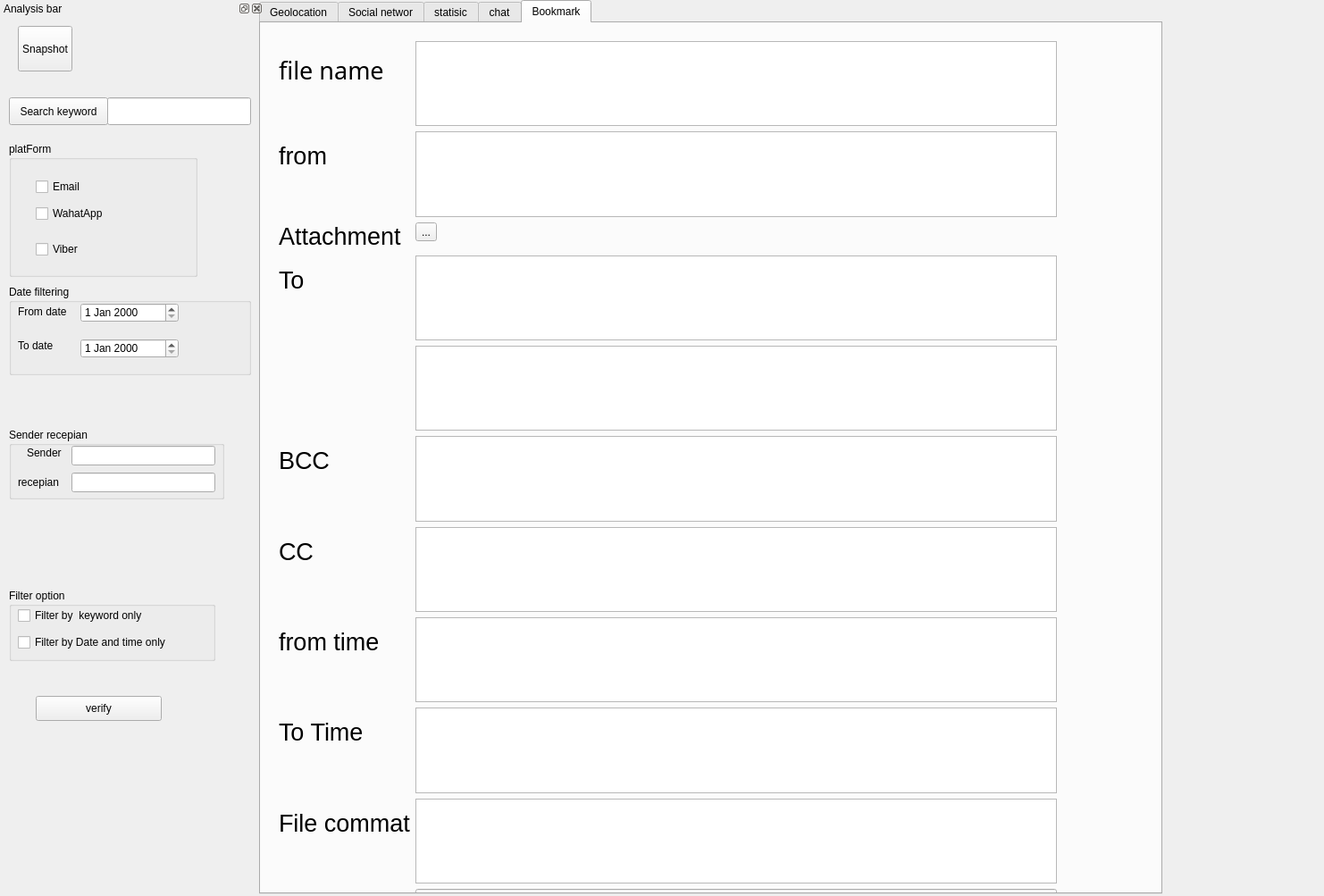
<?xml version="1.0" encoding="UTF-8"?>
<ui version="4.0">
 <class>DialogAnalysis</class>
 <widget class="QDialog" name="DialogAnalysis">
  <property name="geometry">
   <rect>
    <x>0</x>
    <y>0</y>
    <width>1482</width>
    <height>1003</height>
   </rect>
  </property>
  <property name="windowTitle">
   <string>Dialog</string>
  </property>
  <widget class="QTabWidget" name="tabWidgetBookMark">
   <property name="geometry">
    <rect>
     <x>290</x>
     <y>0</y>
     <width>1011</width>
     <height>1001</height>
    </rect>
   </property>
   <property name="currentIndex">
    <number>4</number>
   </property>
   <widget class="QWidget" name="geoloctab">
    <attribute name="title">
     <string>Geolocation</string>
    </attribute>
   </widget>
   <widget class="QWidget" name="SocialNetworktab">
    <attribute name="title">
     <string>Social networ</string>
    </attribute>
    <widget class="QLabel" name="lbl_Visualization">
     <property name="geometry">
      <rect>
       <x>14</x>
       <y>20</y>
       <width>971</width>
       <height>711</height>
      </rect>
     </property>
     <property name="text">
      <string/>
     </property>
     <property name="pixmap">
      <pixmap>filename4.png</pixmap>
     </property>
     <property name="scaledContents">
      <bool>true</bool>
     </property>
    </widget>
    <widget class="QGroupBox" name="groupBox_7">
     <property name="geometry">
      <rect>
       <x>30</x>
       <y>780</y>
       <width>751</width>
       <height>80</height>
      </rect>
     </property>
     <property name="title">
      <string>Virtualization  Social Network</string>
     </property>
     <widget class="QPushButton" name="btn_Circular_Layout">
      <property name="geometry">
       <rect>
        <x>30</x>
        <y>30</y>
        <width>93</width>
        <height>28</height>
       </rect>
      </property>
      <property name="text">
       <string>Circular layout</string>
      </property>
     </widget>
     <widget class="QPushButton" name="btn_Planer_Layout">
      <property name="geometry">
       <rect>
        <x>130</x>
        <y>30</y>
        <width>93</width>
        <height>28</height>
       </rect>
      </property>
      <property name="text">
       <string>Planer layout</string>
      </property>
     </widget>
     <widget class="QPushButton" name="btn_Random_Layout">
      <property name="geometry">
       <rect>
        <x>230</x>
        <y>30</y>
        <width>93</width>
        <height>28</height>
       </rect>
      </property>
      <property name="text">
       <string>Random layout</string>
      </property>
     </widget>
     <widget class="QPushButton" name="btn_Special_Layout">
      <property name="geometry">
       <rect>
        <x>340</x>
        <y>30</y>
        <width>93</width>
        <height>28</height>
       </rect>
      </property>
      <property name="text">
       <string>Spectral layout</string>
      </property>
     </widget>
    </widget>
   </widget>
   <widget class="QWidget" name="statisictap">
    <attribute name="title">
     <string>statisic</string>
    </attribute>
    <widget class="QGroupBox" name="groupBox_4">
     <property name="geometry">
      <rect>
       <x>0</x>
       <y>790</y>
       <width>791</width>
       <height>80</height>
      </rect>
     </property>
     <property name="title">
      <string>options</string>
     </property>
     <widget class="QPushButton" name="btnPieChart">
      <property name="geometry">
       <rect>
        <x>70</x>
        <y>20</y>
        <width>93</width>
        <height>28</height>
       </rect>
      </property>
      <property name="text">
       <string>Pie chart</string>
      </property>
     </widget>
     <widget class="QPushButton" name="btnBarChart">
      <property name="geometry">
       <rect>
        <x>210</x>
        <y>20</y>
        <width>93</width>
        <height>28</height>
       </rect>
      </property>
      <property name="text">
       <string>Bar chart</string>
      </property>
     </widget>
     <widget class="QCheckBox" name="checkBox_places">
      <property name="geometry">
       <rect>
        <x>410</x>
        <y>20</y>
        <width>81</width>
        <height>20</height>
       </rect>
      </property>
      <property name="text">
       <string>Places</string>
      </property>
     </widget>
     <widget class="QCheckBox" name="checkBox_5">
      <property name="geometry">
       <rect>
        <x>530</x>
        <y>20</y>
        <width>81</width>
        <height>20</height>
       </rect>
      </property>
      <property name="text">
       <string>People</string>
      </property>
     </widget>
     <widget class="QCheckBox" name="checkBox_6">
      <property name="geometry">
       <rect>
        <x>670</x>
        <y>20</y>
        <width>81</width>
        <height>20</height>
       </rect>
      </property>
      <property name="text">
       <string>Dates</string>
      </property>
     </widget>
    </widget>
    <widget class="QLabel" name="lbl_statistic">
     <property name="geometry">
      <rect>
       <x>20</x>
       <y>20</y>
       <width>761</width>
       <height>751</height>
      </rect>
     </property>
     <property name="text">
      <string/>
     </property>
     <property name="pixmap">
      <pixmap>barchart.png</pixmap>
     </property>
     <property name="scaledContents">
      <bool>true</bool>
     </property>
    </widget>
   </widget>
   <widget class="QWidget" name="tab_tap">
    <attribute name="title">
     <string>chat</string>
    </attribute>
    <widget class="QLabel" name="label_5">
     <property name="geometry">
      <rect>
       <x>-20</x>
       <y>-10</y>
       <width>951</width>
       <height>871</height>
      </rect>
     </property>
     <property name="text">
      <string>TextLabel</string>
     </property>
    </widget>
    <widget class="QPlainTextEdit" name="plainTextEdit">
     <property name="geometry">
      <rect>
       <x>0</x>
       <y>10</y>
       <width>961</width>
       <height>851</height>
      </rect>
     </property>
    </widget>
   </widget>
   <widget class="QWidget" name="tab">
    <attribute name="title">
     <string>Bookmark</string>
    </attribute>
    <widget class="QWidget" name="formLayoutWidget">
     <property name="geometry">
      <rect>
       <x>20</x>
       <y>0</y>
       <width>871</width>
       <height>1000</height>
      </rect>
     </property>
     <layout class="QFormLayout" name="formLayout">
      <item row="0" column="0">
       <widget class="QLabel" name="label_6">
        <property name="text">
         <string/>
        </property>
       </widget>
      </item>
      <item row="2" column="0">
       <widget class="QLabel" name="label_10">
        <property name="font">
         <font>
          <family>MS Reference Sans Serif</family>
          <pointsize>20</pointsize>
          <weight>50</weight>
          <italic>false</italic>
          <bold>false</bold>
         </font>
        </property>
        <property name="text">
         <string>file name</string>
        </property>
       </widget>
      </item>
      <item row="2" column="1">
       <widget class="QTextBrowser" name="textBrowser_3"/>
      </item>
      <item row="3" column="0">
       <widget class="QLabel" name="label_7">
        <property name="font">
         <font>
          <pointsize>20</pointsize>
         </font>
        </property>
        <property name="text">
         <string>from</string>
        </property>
       </widget>
      </item>
      <item row="3" column="1">
       <widget class="QTextBrowser" name="textBrowser_6"/>
      </item>
      <item row="6" column="0">
       <widget class="QLabel" name="label_15">
        <property name="font">
         <font>
          <pointsize>20</pointsize>
         </font>
        </property>
        <property name="text">
         <string>Attachment</string>
        </property>
       </widget>
      </item>
      <item row="8" column="1">
       <widget class="QTextBrowser" name="textBrowser_2"/>
      </item>
      <item row="10" column="1">
       <widget class="QTextBrowser" name="textBrowser_9"/>
      </item>
      <item row="11" column="0">
       <widget class="QLabel" name="label_12">
        <property name="font">
         <font>
          <pointsize>20</pointsize>
          <weight>50</weight>
          <bold>false</bold>
         </font>
        </property>
        <property name="text">
         <string>BCC</string>
        </property>
       </widget>
      </item>
      <item row="11" column="1">
       <widget class="QTextBrowser" name="textBrowser_4"/>
      </item>
      <item row="13" column="0">
       <widget class="QLabel" name="label_11">
        <property name="font">
         <font>
          <pointsize>20</pointsize>
          <weight>50</weight>
          <bold>false</bold>
         </font>
        </property>
        <property name="text">
         <string>CC</string>
        </property>
       </widget>
      </item>
      <item row="13" column="1">
       <widget class="QTextBrowser" name="textBrowser_5"/>
      </item>
      <item row="14" column="0">
       <widget class="QLabel" name="label_13">
        <property name="font">
         <font>
          <pointsize>20</pointsize>
         </font>
        </property>
        <property name="text">
         <string>from time</string>
        </property>
       </widget>
      </item>
      <item row="14" column="1">
       <widget class="QTextBrowser" name="textBrowser_7"/>
      </item>
      <item row="15" column="0">
       <widget class="QLabel" name="label_14">
        <property name="font">
         <font>
          <pointsize>20</pointsize>
         </font>
        </property>
        <property name="text">
         <string>To Time</string>
        </property>
       </widget>
      </item>
      <item row="15" column="1">
       <widget class="QTextBrowser" name="textBrowser_8"/>
      </item>
      <item row="16" column="0">
       <widget class="QLabel" name="fileCommatLabel">
        <property name="font">
         <font>
          <family>Arial</family>
          <pointsize>20</pointsize>
         </font>
        </property>
        <property name="text">
         <string>File commat</string>
        </property>
       </widget>
      </item>
      <item row="16" column="1">
       <widget class="QTextBrowser" name="textBrowser"/>
      </item>
      <item row="17" column="0">
       <widget class="QLabel" name="label_9">
        <property name="font">
         <font>
          <pointsize>20</pointsize>
         </font>
        </property>
        <property name="text">
         <string>Path</string>
        </property>
       </widget>
      </item>
      <item row="17" column="1">
       <widget class="QLineEdit" name="fileCommatLineEdit"/>
      </item>
      <item row="8" column="0">
       <widget class="QLabel" name="label_8">
        <property name="font">
         <font>
          <pointsize>20</pointsize>
         </font>
        </property>
        <property name="text">
         <string>To</string>
        </property>
       </widget>
      </item>
      <item row="6" column="1">
       <widget class="QToolButton" name="toolButton">
        <property name="text">
         <string>...</string>
        </property>
       </widget>
      </item>
     </layout>
    </widget>
   </widget>
  </widget>
  <widget class="QDockWidget" name="dockWidget_analysis">
   <property name="geometry">
    <rect>
     <x>0</x>
     <y>0</y>
     <width>295</width>
     <height>902</height>
    </rect>
   </property>
   <property name="styleSheet">
    <string notr="true">q rgb(250, 235, 255)</string>
   </property>
   <property name="windowTitle">
    <string>Analysis bar</string>
   </property>
   <widget class="QWidget" name="dockWidgetContents_2">
    <widget class="QGroupBox" name="groupBox_2">
     <property name="geometry">
      <rect>
       <x>10</x>
       <y>140</y>
       <width>211</width>
       <height>151</height>
      </rect>
     </property>
     <property name="title">
      <string>platForm</string>
     </property>
     <widget class="QCheckBox" name="checkBox_Email">
      <property name="geometry">
       <rect>
        <x>30</x>
        <y>40</y>
        <width>81</width>
        <height>20</height>
       </rect>
      </property>
      <property name="text">
       <string>Email</string>
      </property>
     </widget>
     <widget class="QCheckBox" name="checkBox_WhatsApp">
      <property name="geometry">
       <rect>
        <x>30</x>
        <y>70</y>
        <width>81</width>
        <height>20</height>
       </rect>
      </property>
      <property name="text">
       <string>WahatApp</string>
      </property>
     </widget>
     <widget class="QCheckBox" name="checkBox_Viber">
      <property name="geometry">
       <rect>
        <x>30</x>
        <y>110</y>
        <width>81</width>
        <height>20</height>
       </rect>
      </property>
      <property name="text">
       <string>Viber</string>
      </property>
     </widget>
    </widget>
    <widget class="QLineEdit" name="lineEdit_serchKeyWord_ForChat">
     <property name="geometry">
      <rect>
       <x>120</x>
       <y>90</y>
       <width>161</width>
       <height>31</height>
      </rect>
     </property>
    </widget>
    <widget class="QPushButton" name="btnKeyWordChat_2">
     <property name="geometry">
      <rect>
       <x>10</x>
       <y>90</y>
       <width>111</width>
       <height>31</height>
      </rect>
     </property>
     <property name="text">
      <string>Search keyword</string>
     </property>
    </widget>
    <widget class="QPushButton" name="btnSnapshot">
     <property name="geometry">
      <rect>
       <x>20</x>
       <y>10</y>
       <width>61</width>
       <height>51</height>
      </rect>
     </property>
     <property name="text">
      <string>Snapshot</string>
     </property>
    </widget>
    <widget class="QGroupBox" name="groupBox_3">
     <property name="geometry">
      <rect>
       <x>10</x>
       <y>640</y>
       <width>231</width>
       <height>81</height>
      </rect>
     </property>
     <property name="title">
      <string>Filter option</string>
     </property>
     <widget class="QCheckBox" name="checkBox_filterKeyWord">
      <property name="geometry">
       <rect>
        <x>10</x>
        <y>20</y>
        <width>201</width>
        <height>20</height>
       </rect>
      </property>
      <property name="text">
       <string>Filter by  keyword only</string>
      </property>
     </widget>
     <widget class="QCheckBox" name="checkBox_FiterTimeDate">
      <property name="geometry">
       <rect>
        <x>10</x>
        <y>50</y>
        <width>171</width>
        <height>20</height>
       </rect>
      </property>
      <property name="text">
       <string>Filter by Date and time only</string>
      </property>
     </widget>
    </widget>
    <widget class="QPushButton" name="btnVerify">
     <property name="geometry">
      <rect>
       <x>40</x>
       <y>760</y>
       <width>141</width>
       <height>28</height>
      </rect>
     </property>
     <property name="text">
      <string>verify</string>
     </property>
    </widget>
    <widget class="QGroupBox" name="groupBox_5">
     <property name="geometry">
      <rect>
       <x>10</x>
       <y>300</y>
       <width>271</width>
       <height>101</height>
      </rect>
     </property>
     <property name="title">
      <string>Date filtering</string>
     </property>
     <widget class="QLabel" name="label_2">
      <property name="geometry">
       <rect>
        <x>10</x>
        <y>60</y>
        <width>55</width>
        <height>16</height>
       </rect>
      </property>
      <property name="text">
       <string>To date</string>
      </property>
     </widget>
     <widget class="QLabel" name="label">
      <property name="geometry">
       <rect>
        <x>10</x>
        <y>20</y>
        <width>61</width>
        <height>20</height>
       </rect>
      </property>
      <property name="text">
       <string>From date</string>
      </property>
     </widget>
     <widget class="QDateEdit" name="dateEdit_dateFrom">
      <property name="geometry">
       <rect>
        <x>80</x>
        <y>20</y>
        <width>110</width>
        <height>22</height>
       </rect>
      </property>
     </widget>
     <widget class="QDateEdit" name="dateEdit_dateTo">
      <property name="geometry">
       <rect>
        <x>80</x>
        <y>60</y>
        <width>110</width>
        <height>22</height>
       </rect>
      </property>
     </widget>
    </widget>
    <widget class="QGroupBox" name="groupBox_6">
     <property name="geometry">
      <rect>
       <x>10</x>
       <y>460</y>
       <width>241</width>
       <height>80</height>
      </rect>
     </property>
     <property name="title">
      <string>Sender recepian</string>
     </property>
     <widget class="QLineEdit" name="lineEdit_Sender">
      <property name="geometry">
       <rect>
        <x>70</x>
        <y>20</y>
        <width>161</width>
        <height>22</height>
       </rect>
      </property>
     </widget>
     <widget class="QLabel" name="label_3">
      <property name="geometry">
       <rect>
        <x>20</x>
        <y>20</y>
        <width>55</width>
        <height>16</height>
       </rect>
      </property>
      <property name="text">
       <string>Sender</string>
      </property>
     </widget>
     <widget class="QLineEdit" name="lineEdit_Recepian">
      <property name="geometry">
       <rect>
        <x>70</x>
        <y>50</y>
        <width>161</width>
        <height>22</height>
       </rect>
      </property>
     </widget>
     <widget class="QLabel" name="label_4">
      <property name="geometry">
       <rect>
        <x>10</x>
        <y>50</y>
        <width>55</width>
        <height>21</height>
       </rect>
      </property>
      <property name="text">
       <string>recepian</string>
      </property>
     </widget>
    </widget>
   </widget>
  </widget>
 </widget>
 <resources/>
 <connections/>
</ui>
